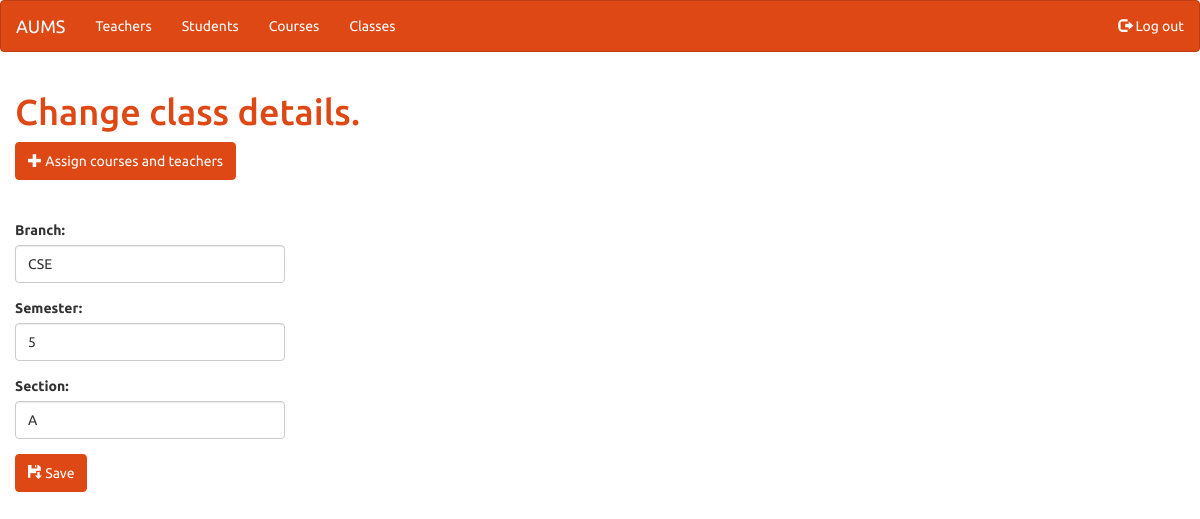
The page /admin/class/2/ (signed in) on the database its author committed.
### tables this page shows
CREATE TABLE class(
	classid integer primary key,
	branch varchar(3),
	semester integer,
	section varchar(1)
	);

### admin_views.py (the view)
def update_class(key):
	check_login()
	return render_template('admin/update_class.html', class_info = get_class_info(flask.g.db, key))

### admin_views.py (called while the page is built)
def check_login():
	if not flask.session.get('admin_logged_in'):
		flask.abort(401)

def get_class_info(db, classid):
	return rows_to_stringdicts(db.execute('select * from class where classid=?', [classid]).fetchall())[0]

def rows_to_stringdicts(rows):
	new_rows = [dict(zip(row.keys(), [str(x) for x in row])) for row in rows]
	return new_rows

### main.py (called while the page is built)
def connect_db():
	rv = sqlite3.connect(app.config['DATABASE'])
	rv.row_factory = sqlite3.Row
	return rv

@app.before_request
def before_request():
	flask.g.db = connect_db()

@app.teardown_request
def teardown_request(exception):
	if hasattr(flask.g, 'db'):
		flask.g.db.close()

### templates/admin/update_class.html (shortened to what this page needs)
{% extends "admin/form.html" %}
{% block heading %}
<h1 class="text-primary">Change class details.</h1>
<a href="{{ url_for('view_class_courses', key=class_info.classid) }}" class="btn btn-primary">
	<span class="glyphicon glyphicon-plus"></span>
	Assign courses and teachers
</a>
{% endblock %}
{% block form %}
<form action="{{ url_for('update_class_post') }}" method="post" role="form">
	<div class="form-group">
		<label for="branch">Branch:</label>
		<input type="text" name="branch" value="{{ class_info.branch }}" id="branch" class="form-control">
	</div>
	<div class="form-group">
		<label for="semester">Semester:</label>
		<input type="number" name="semester" value="{{ class_info.semester }}" id="semester" class="form-control">
	</div>
	<div class="form-group">
		<label for="section">Section:</label>
		<input type="text" name="section" value="{{ class_info.section }}" id="section" class="form-control">
	</div>
	<button type="submit" class="btn btn-primary">
		<span class="glyphicon glyphicon-floppy-save"></span>
		Save
	</button>
</form>
{% endblock %}

### rows shown on the page
class: branch "CSE", semester "5", section "A"

### other values the page prints
{{ caption|e }} "Teachers" "Students" "Courses" "Classes"
